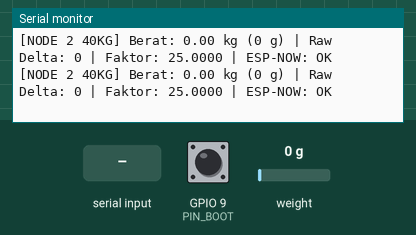
The sketch below on a simulated ESP32-C3. Parts: the last lines printed to the serial monitor. Inputs (shaded band) come from the test bench; at power-on: GPIO 9 (PIN_BOOT) HIGH, weight on the scale 0 g. EEPROM starts erased.

Above: at 3.5 s.
3.6 s: GPIO 9 (PIN_BOOT) pulled LOW for 1 s
At 5.4 s:
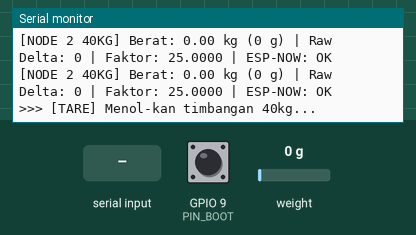
7.2 s: "cal \n" received over Serial
At 7.48 s:
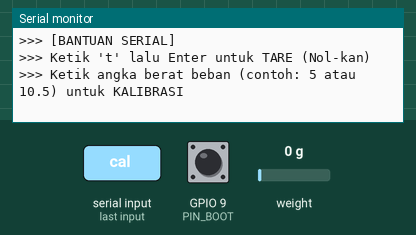
8.7 s: "30,150\n" received over Serial
At 9.9 s:
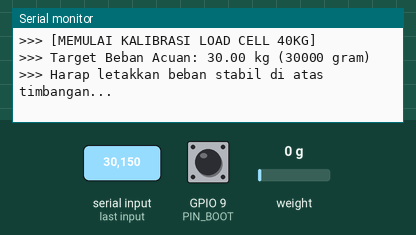
10.2 s: weight on the scale set to 100 g
At 12.52 s:
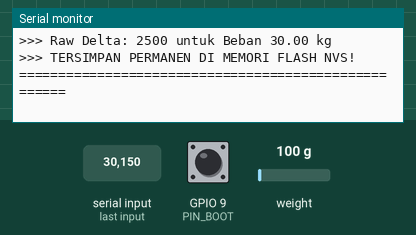
13.2 s: "2\n" received over Serial
At 13.6 s:
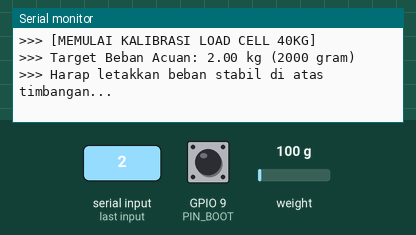
16.2 s: weight on the scale set to 1250 g
At 17.6 s:
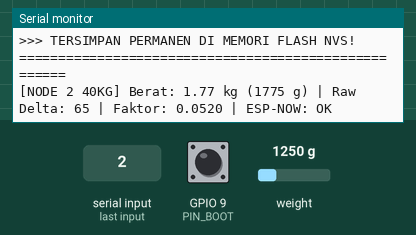
Timing chart, 0 to 18.7 s (numbered marks = the images above; inputs shaded):
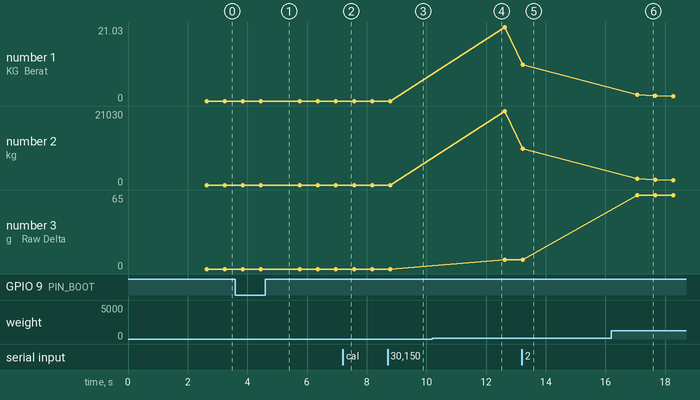

The sketch:

node2_berat.ino
```cpp
/* =================================================================================
 * SMART HEALTH POSYANDU IoT (V4 FIREBASE ECOSYSTEM)
 * NODE 2: ESP32-C3 - Timbangan Digital 40KG (Single Load Cell HX711)
 *
 * Spesifikasi Hardware:
 * - 1x Single Load Cell Batang (Kapasitas Maksimal 40 KG)
 * - Pinout ESP32-C3:
 *     * HX711 DT   -> GPIO 4
 *     * HX711 SCK  -> GPIO 5
 *     * BOOT Key   -> GPIO 9
 *     * VCC        -> 5V (atau 3V3), GND -> GND
 * - Wiring 4 Kabel Load Cell 40KG ke HX711:
 *     * MERAH  -> E+ (Excitation +)
 *     * HITAM  -> E- (Excitation -)
 *     * HIJAU  -> A+ (Signal +)
 *     * PUTIH  -> A- (Signal -)
 *
 * Fitur:
 * - Pembacaan berat badan presisi 0.00 s/d 40.00 kg.
 * - Kalibrasi Fleksibel via Serial Monitor (Ketik 't' untuk Tare, ketik angka misal '5' untuk 5kg).
 * - Kalibrasi Fleksibel Wireless via ESP-NOW dari Layar CYD Gateway (Channel 11).
 * - Tombol BOOT Fisik (GPIO 9):
 *     * Klik Cepat (< 1.5 detik) : TARE (Nol-kan).
 *     * Tahan Lama (>= 4 detik)  : Kalibrasi Beban Acuan.
 * - Faktor Kalibrasi tersimpan permanen di memori NVS Flash (Preferences.h).
 * ================================================================================= */

#include <WiFi.h>
#include <esp_now.h>
#include <esp_wifi.h>
#include "HX711.h"
#include <Preferences.h>

#define WIFI_CHANNEL 11

// ==========================================
// 1. KONFIGURASI PIN & HARDWARE
// ==========================================
const int LOADCELL_DOUT_PIN = 4; // DT HX711
const int LOADCELL_SCK_PIN  = 5; // SCK HX711
const int PIN_BOOT          = 9; // Tombol internal BOOT ESP32-C3

HX711 scale;
Preferences preferences;

// ==========================================
// 2. STRUKTUR PAKET ESP-NOW
// ==========================================
// Paket Kirim (Node 2 -> CYD Hub)
typedef struct struct_msg_berat {
  int node_id;      // 2 = Timbangan
  float berat_kg;   // Berat dalam satuan Kilogram
  int status_kode;  // 0 = Normal, 1 = Tare Berhasil, 2 = Kalibrasi Berhasil
} struct_msg_berat;

struct_msg_berat myData;

// Paket Perintah Terima (CYD Hub -> Node 2)
typedef struct struct_cmd_tare {
  int target_node;  // 2
  int command;      // 1 = Tare, 2 = Calibrate
  float target_kg;  // Custom target weight (contoh: 5.0, 10.0, 20.0, 40.0)
} struct_cmd_tare;

uint8_t broadcastAddress[] = {0xFF, 0xFF, 0xFF, 0xFF, 0xFF, 0xFF};
esp_now_peer_info_t peerInfo;

// ==========================================
// 3. VARIABEL STATE & KALIBRASI
// ==========================================
float cal_factor = 25.0f;            // Default count per gram untuk loadcell 40kg
float currentWeightGrams = 0.0f;
float currentWeightKg = 0.0f;

bool lastButtonState = HIGH;
unsigned long pressTime = 0;
bool actionDone = false;

unsigned long lastSendTime = 0;
unsigned long lastSerialTime = 0;

// ==========================================
// 4. FUNGSI TARE & KALIBRASI
// ==========================================
void executeTare() {
  Serial.println("\n>>> [TARE] Menol-kan timbangan 40kg...");
  if (scale.is_ready()) {
    scale.tare(10);
    currentWeightGrams = 0.0f;
    currentWeightKg = 0.0f;
    myData.status_kode = 1;
    Serial.println(">>> [TARE SUKSES] Timbangan sekarang: 0.00 kg.\n");
  } else {
    Serial.println(">>> [TARE GAGAL] Modul HX711 belum siap!\n");
  }
}

void executeCalibration(float targetKg) {
  if (targetKg < 0.1f || targetKg > 50.0f) {
    Serial.println(">>> [ERROR] Beban kalibrasi harus antara 0.1 kg s/d 50.0 kg!");
    return;
  }

  Serial.printf("\n=====================================================\n");
  Serial.printf(">>> [MEMULAI KALIBRASI LOAD CELL 40KG]\n");
  Serial.printf(">>> Target Beban Acuan: %.2f kg (%.0f gram)\n", targetKg, targetKg * 1000.0f);
  Serial.println(">>> Harap letakkan beban stabil di atas timbangan...");
  delay(1500);

  if (scale.is_ready()) {
    long raw_val = scale.get_value(20); // Ambil rata-rata 20 sampel delta
    float targetGrams = targetKg * 1000.0f;

    if (abs(raw_val) > 100) {
      cal_factor = (float)abs(raw_val) / targetGrams;
      scale.set_scale(cal_factor);
      preferences.putFloat("faktor", cal_factor);

      currentWeightGrams = targetGrams;
      currentWeightKg = targetKg;
      myData.status_kode = 2;

      Serial.println("=====================================================");
      Serial.printf(">>> [KALIBRASI SUKSES!] Faktor Baru: %.4f count/gram\n", cal_factor);
      Serial.printf(">>> Raw Delta: %ld untuk Beban %.2f kg\n", raw_val, targetKg);
      Serial.println(">>> TERSIMPAN PERMANEN DI MEMORI FLASH NVS!");
      Serial.println("=====================================================\n");
    } else {
      Serial.printf(">>> [KALIBRASI GAGAL] Delta raw terlalu kecil (%ld). Pastikan beban terpasang!\n\n", raw_val);
    }
  } else {
    Serial.println(">>> [KALIBRASI GAGAL] Modul HX711 tidak merespons!\n\n");
  }
}

// ==========================================
// 5. CALLBACK PENERIMA ESP-NOW (DARI CYD HUB)
// ==========================================
void OnDataRecv(const esp_now_recv_info_t *recv_info, const uint8_t *incomingData, int len) {
  if (len >= 8) {
    struct_cmd_tare cmd;
    memset(&cmd, 0, sizeof(cmd));
    memcpy(&cmd, incomingData, min((size_t)len, sizeof(cmd)));

    if (cmd.target_node == 2) {
      if (cmd.command == 1) { // TARE WIRELESS
        Serial.println("\n[ESP-NOW WIRELESS] Menerima instruksi TARE dari CYD Hub!");
        executeTare();
        esp_now_send(broadcastAddress, (uint8_t *)&myData, sizeof(myData));
      }
      else if (cmd.command == 2) { // KALIBRASI WIRELESS
        float targetKg = cmd.target_kg;
        if (targetKg < 0.1f || targetKg > 50.0f) targetKg = 5.0f;

        Serial.printf("\n[ESP-NOW WIRELESS] Menerima instruksi KALIBRASI: %.2f kg dari CYD Hub...\n", targetKg);
        executeCalibration(targetKg);
        esp_now_send(broadcastAddress, (uint8_t *)&myData, sizeof(myData));
      }
    }
  }
}

// ==========================================
// 6. SETUP
// ==========================================
void setup() {
  Serial.begin(115200);
  delay(1000);
  Serial.println("\n=======================================================");
  Serial.println("  [NODE 2] TIMBANGAN DIGITAL LOAD CELL 40 KG (HX711)   ");
  Serial.println("  Kapasitas Maksimal: 40.00 KG                         ");
  Serial.println("  Pinout: DT = GPIO 4 | SCK = GPIO 5                   ");
  Serial.println("=======================================================");

  pinMode(PIN_BOOT, INPUT_PULLUP);

  // A. Membaca Memori Flash NVS untuk Kalibrasi
  preferences.begin("timbangan", false);
  cal_factor = preferences.getFloat("faktor", 25.0f);
  if (cal_factor <= 0.001f || cal_factor > 1000.0f) {
    cal_factor = 25.0f;
  }
  Serial.printf("[NVS] Faktor Kalibrasi Aktif: %.4f count/gram\n", cal_factor);

  // B. Inisialisasi Modul HX711 (fastProcessor = true untuk ESP32 160MHz)
  scale.begin(LOADCELL_DOUT_PIN, LOADCELL_SCK_PIN, true);

  unsigned long startWait = millis();
  while (!scale.is_ready() && (millis() - startWait < 1500)) {
    delay(50);
  }

  scale.set_scale(cal_factor);

  if (scale.is_ready()) {
    delay(300);
    scale.tare(10); // Nol-kan beban saat alat pertama menyala
    Serial.println("[OK] HX711 Terdeteksi & Auto-Tared (0.00 kg).");
  } else {
    Serial.println("[WARNING] HX711 belum merespons saat boot. Melanjutkan tanpa freeze...");
  }

  // C. Inisialisasi WiFi & ESP-NOW di Channel 11
  WiFi.mode(WIFI_STA);
  WiFi.disconnect();
  esp_wifi_set_promiscuous(true);
  esp_wifi_set_channel(WIFI_CHANNEL, WIFI_SECOND_CHAN_NONE);
  esp_wifi_set_promiscuous(false);

  if (esp_now_init() != ESP_OK) {
    Serial.println("[ERROR] Inisialisasi ESP-NOW Gagal!");
  } else {
    esp_now_register_recv_cb(OnDataRecv);
    memcpy(peerInfo.peer_addr, broadcastAddress, 6);
    peerInfo.channel = WIFI_CHANNEL;
    peerInfo.encrypt = false;
    if (esp_now_add_peer(&peerInfo) == ESP_OK) {
      Serial.printf("[OK] ESP-NOW Channel %d Siap (Broadcast Ready).\n", WIFI_CHANNEL);
    }
  }

  myData.node_id = 2;
  myData.berat_kg = 0.0f;
  myData.status_kode = 0;
  Serial.println("=======================================================\n");
  Serial.println(">>> PETUNJUK KALIBRASI SERIAL:");
  Serial.println(">>> 1. Ketik 't' lalu Enter untuk TARE (Nol-kan)");
  Serial.println(">>> 2. Ketik angka bobot (contoh: '5' atau '10.5') lalu Enter untuk KALIBRASI\n");
}

// ==========================================
// 7. LOOP UTAMA
// ==========================================
void loop() {
  // ----------------------------------------
  // A. INTERACTIVE SERIAL CALIBRATION COMMAND
  // ----------------------------------------
  if (Serial.available()) {
    String input = Serial.readStringUntil('\n');
    input.trim();
    if (input.length() > 0) {
      if (input.equalsIgnoreCase("t") || input.equalsIgnoreCase("tare") || input == "0") {
        executeTare();
      } else {
        String numStr = input;
        if (numStr.startsWith("cal ") || numStr.startsWith("CAL ")) {
          numStr = numStr.substring(4);
        }
        float targetKg = numStr.toFloat();
        if (targetKg >= 0.1f && targetKg <= 50.0f) {
          executeCalibration(targetKg);
        } else {
          Serial.println(">>> [BANTUAN SERIAL]");
          Serial.println(">>> Ketik 't' lalu Enter untuk TARE (Nol-kan)");
          Serial.println(">>> Ketik angka berat beban (contoh: 5 atau 10.5) untuk KALIBRASI");
        }
      }
    }
  }

  // ----------------------------------------
  // B. BACA DATA LOAD CELL 40KG DENGAN FILTER EMA
  // ----------------------------------------
  long currentRawDelta = 0;
  bool hxReady = scale.is_ready();
  if (hxReady) {
    currentRawDelta = scale.get_value(1);
    float rawGrams = scale.get_units(2);

    // Filter EMA (Exponential Moving Average) 70% lama + 30% baru
    currentWeightGrams = (currentWeightGrams * 0.70f) + (rawGrams * 0.30f);

    float tempGrams = currentWeightGrams;
    // Filter anti-noise timbangan kosong (< 30g dianggap 0)
    if (abs(tempGrams) < 30.0f) {
      tempGrams = 0.0f;
    }
    // Cegah angka negatif getaran
    if (tempGrams < 0.0f && tempGrams > -100.0f) {
      tempGrams = 0.0f;
    }

    currentWeightKg = tempGrams / 1000.0f;

    // Batas maksimal load cell 40kg (proteksi over-capacity display)
    if (currentWeightKg > 45.0f) {
      currentWeightKg = 45.0f;
    }
  }

  // ----------------------------------------
  // C. SMART BUTTON BOOT (GPIO 9)
  // ----------------------------------------
  int reading = digitalRead(PIN_BOOT);

  if (reading == LOW && lastButtonState == HIGH) {
    pressTime = millis();
    actionDone = false;
  }

  // 1. TAHAN LAMA (>= 4 DETIK) = KALIBRASI ACUAN (5 KG)
  if (reading == LOW && !actionDone && (millis() - pressTime >= 4000)) {
    Serial.println("\n[KALIBRASI TOMBOL] Memulai kalibrasi beban acuan 5.0 kg...");
    executeCalibration(5.0f);
    actionDone = true;
  }

  // 2. KLIK CEPAT (< 1.5 DETIK) = TARE (NOL-KAN)
  if (reading == HIGH && lastButtonState == LOW) {
    long duration = millis() - pressTime;
    if (duration > 50 && duration < 1500 && !actionDone) {
      executeTare();
      actionDone = true;
    }
  }
  lastButtonState = reading;

  // ----------------------------------------
  // D. TRANSMISI ESP-NOW (Tiap 200ms)
  // ----------------------------------------
  if (millis() - lastSendTime >= 200) {
    lastSendTime = millis();

    esp_wifi_set_channel(WIFI_CHANNEL, WIFI_SECOND_CHAN_NONE);

    myData.node_id = 2;
    myData.berat_kg = currentWeightKg;

    esp_now_send(broadcastAddress, (uint8_t *)&myData, sizeof(myData));

    if (myData.status_kode != 0) {
      myData.status_kode = 0;
    }
  }

  // ----------------------------------------
  // E. SERIAL MONITOR DIAGNOSTIK (Tiap 400ms)
  // ----------------------------------------
  if (millis() - lastSerialTime >= 400) {
    lastSerialTime = millis();
    if (hxReady) {
      Serial.printf("[NODE 2 40KG] Berat: %.2f kg (%.0f g) | Raw Delta: %ld | Faktor: %.4f | ESP-NOW: OK\n",
        currentWeightKg, currentWeightGrams, currentRawDelta, cal_factor);
    } else {
      Serial.printf("[NODE 2 WARNING] HX711 TIDAK READY (Cek kabel DT di GPIO4, SCK di GPIO5, VCC 5V)\n");
    }
  }
}
```

Measured:
- after the input at 3.6 s, the serial monitor: prints a new line after 1.2 s (image 1)
- after the input at 7.2 s, the serial monitor: prints a new line after 0.07 s (image 2)
- after the input at 8.7 s, the serial monitor: prints a new line after 0.09 s (image 3)
- after the input at 10.2 s, the serial monitor: prints a new line after 2.1 s (image 4)
- after the input at 13.2 s, the serial monitor: prints a new line at once (image 5)
- after the input at 16.2 s, the serial monitor: prints a new line after 0.54 s (image 6)
- plotted number 1: 0 → 21.03 after the input at 10.2 s, 10.36 → 1.38 after the input at 16.2 s
- plotted number 2: 0 → 21030 after the input at 10.2 s, 10356 → 1376 after the input at 16.2 s
